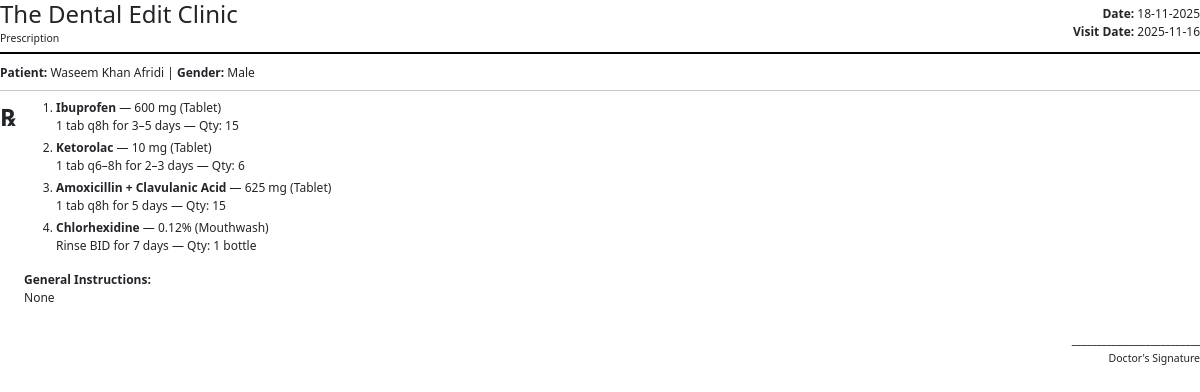
/visit/1/prescription/print (signed in), run on the app's committed database.
### Dentaleditapp.py (models this page shows, shortened)
class Visit(db.Model):
    __tablename__ = 'visits'
    id = db.Column(db.Integer, primary_key=True)
    visit_date = db.Column(
        db.String(20),
        default=datetime.now().strftime("%Y-%m-%d")
    )
    patient_id = db.Column(db.Integer, db.ForeignKey('patients.id'))
    doctor_id = db.Column(db.Integer, db.ForeignKey('dentists.id'))
    chief_complaint = db.Column(db.String(255))
    acute_issue = db.Column(db.String(255))
    bp = db.Column(db.String(50))
    pregnant = db.Column(db.String(10))        # Yes / No
    pregnancy_weeks = db.Column(db.String(20))
    breastfeeding = db.Column(db.String(10))
    notes = db.Column(db.Text)
    attachment = db.Column(db.String(200))
    treatments = db.relationship(
        'Treatment',
        backref='visit',
        cascade="all, delete-orphan",
        lazy='dynamic'
    )
    prescription = db.relationship(
        'VisitPrescription',
        backref='visit',
        uselist=False,
        cascade="all, delete-orphan"
    )

class Patient(db.Model):
    __tablename__ = 'patients'
    id = db.Column(db.Integer, primary_key=True)
    file_no = db.Column(db.String(50), unique=True)
    full_name = db.Column(db.String(150))
    father_or_spouse_name = db.Column(db.String(150))
    gender = db.Column(db.String(20))
    dob_or_age = db.Column(db.String(50))
    marital_status = db.Column(db.String(50))
    occupation = db.Column(db.String(100))
    contact = db.Column(db.String(50))
    email = db.Column(db.String(100))
    cnic = db.Column(db.String(20))
    address = db.Column(db.Text)
    date = db.Column(db.String(20), default=date.today().strftime("%Y-%m-%d"))
    created_by = db.Column(db.String(100))
    heart_disease = db.Column(db.String(10))
    blood_pressure = db.Column(db.String(10))
    diabetes = db.Column(db.String(10))
    asthma = db.Column(db.String(10))
    tuberculosis = db.Column(db.String(10))
    hepatitis = db.Column(db.String(10))
    bleeding_disorder = db.Column(db.String(10))
    epilepsy = db.Column(db.String(10))
    thyroid_disorder = db.Column(db.String(10))
    kidney_disease = db.Column(db.String(10))
    stomach_ulcers = db.Column(db.String(10))
    psychiatric_disorder = db.Column(db.String(10))
    medications = db.Column(db.Text)
    allergies = db.Column(db.Text)
    other_health = db.Column(db.Text)
    pregnant = db.Column(db.String(10))
    breastfeeding = db.Column(db.String(10))
    pregnancy_weeks = db.Column(db.String(20))
    surgery_history = db.Column(db.Text)
    last_dental_visit = db.Column(db.String(50))
    last_dental_reason = db.Column(db.String(50))
    treat_fillings = db.Column(db.String(10))
    treat_rct = db.Column(db.String(10))
    treat_crowns = db.Column(db.String(10))
    treat_extractions = db.Column(db.String(10))
    treat_scaling = db.Column(db.String(10))
    treat_denture = db.Column(db.String(10))
    treat_braces = db.Column(db.String(10))
    treat_implant = db.Column(db.String(10))
    treat_other = db.Column(db.String(100))
    bad_experience = db.Column(db.String(10))
    bad_experience_details = db.Column(db.Text)
    gum_bleeding = db.Column(db.String(10))
    gum_loose = db.Column(db.String(10))
    gum_badbreath = db.Column(db.String(10))
    gum_none = db.Column(db.String(10))
    sensitive_teeth = db.Column(db.String(10))
    frequent_cavities = db.Column(db.String(10))
    caries_none = db.Column(db.String(10))
    fractured_tooth = db.Column(db.String(10))
    jaw_accident = db.Column(db.String(10))
    trauma_none = db.Column(db.String(10))
    prosthesis_crown = db.Column(db.String(10))
    prosthesis_denture = db.Column(db.String(10))
    prosthesis_implant = db.Column(db.String(10))
    prosthesis_braces = db.Column(db.String(10))
    prosthesis_none = db.Column(db.String(10))
    uses_tobacco = db.Column(db.String(10))
    uses_naswar = db.Column(db.String(10))
    uses_paan = db.Column(db.String(10))
    uses_smoke = db.Column(db.String(10))
    smoking_frequency = db.Column(db.String(100))
    tmj_issue = db.Column(db.Text)
    tmj_notes = db.Column(db.Text)
    oral_hygiene = db.Column(db.Text)
    caries_risk = db.Column(db.Text)
    soft_tissue_notes = db.Column(db.Text)
    dental_notes = db.Column(db.Text)
    cases = db.relationship('Case', backref='patient', cascade="all, delete-orphan", lazy='joined')
    treatments = db.relationship('Treatment', backref='patient', cascade="all, delete-orphan", lazy='joined')
    visits = db.relationship('Visit', backref='patient', cascade="all, delete-orphan", lazy=True)

class PrescriptionItem(db.Model):
    __tablename__ = "prescription_items"
    id = db.Column(db.Integer, primary_key=True)
    prescription_id = db.Column(
        db.Integer,
        db.ForeignKey("visit_prescriptions.id"),
        nullable=False
    )
    drug_name = db.Column(db.String(120), nullable=False)
    dosage_form = db.Column(db.String(120))
    strength = db.Column(db.String(120))
    quantity = db.Column(db.String(50))
    frequency = db.Column(db.String(120))
    duration = db.Column(db.String(120))
    notes = db.Column(db.String(255))

class VisitPrescription(db.Model):
    __tablename__ = "visit_prescriptions"
    id = db.Column(db.Integer, primary_key=True)
    visit_id = db.Column(db.Integer, db.ForeignKey("visits.id"), unique=True, nullable=False)
    notes = db.Column(db.Text)
    items = db.relationship(
        "PrescriptionItem",
        backref="prescription",
        cascade="all, delete-orphan",
        lazy=True
    )

### Dentaleditapp.py (the view)
@app.route("/visit/<int:visit_id>/prescription/print")
def print_visit_prescription(visit_id):
    if not require_role(["doctor", "assistant"]):
        return redirect(url_for("login"))
    visit = Visit.query.get_or_404(visit_id)
    prescription = VisitPrescription.query.filter_by(visit_id=visit.id).first()
    if not prescription:
        flash("No prescription available to print for this visit.", "warning")
        return redirect(url_for("view_patient", patient_id=visit.patient_id) + "#visits")
    return render_template(
        "print_visit_prescription.html",
        visit=visit,
        patient=visit.patient,
        prescription=prescription,
        items=prescription.items,    # ← Items to print
        today=datetime.now().strftime("%d-%m-%Y")
    )

### Dentaleditapp.py (called while the page is built)
def require_role(roles):
    return session.get("role") in roles

### templates/print_visit_prescription.html (shortened to what this page needs)
<!DOCTYPE html>
<html lang="en">
<head>
  <link href="https://cdn.jsdelivr.net/npm/bootstrap@5.3.0/dist/css/bootstrap.min.css" rel="stylesheet">
</head>
<body onload="window.print()">
<div class="clinic-header d-flex justify-content-between align-items-center">
  <div>
    <h4 class="mb-0">The Dental Edit Clinic</h4>
    <small>Prescription</small>
  </div>
  <div class="text-end">
    <div><strong>Date:</strong> {{ today }}</div>
    <div><strong>Visit Date:</strong> {{ visit.visit_date }}</div>
  </div>
</div>
<div class="mb-2">
  <strong>Patient:</strong> {{ patient.full_name }}
  {% if patient.gender %} | <strong>Gender:</strong> {{ patient.gender }}{% endif %}
</div>
<hr class="my-2">
<div class="d-flex mb-2">
  <div class="me-2 rx-symbol">℞</div>
  <div class="flex-grow-1">
    {% if items %}
      <ol class="mb-2">
        {% for it in items %}
        <li class="mb-1">
          <strong>{{ it.drug_name }}</strong>
          {% if it.strength %} — {{ it.strength }}{% endif %}
          {% if it.dosage_form %} ({{ it.dosage_form }}){% endif %}<br>
          {% if it.frequency %}{{ it.frequency }}{% endif %}
          {% if it.duration %} for {{ it.duration }}{% endif %}
          {% if it.quantity %} — Qty: {{ it.quantity }}{% endif %}<br>
        </li>
        {% endfor %}
      </ol>
    {% else %}
      <p>No medicines listed.</p>
    {% endif %}
    {% if prescription.notes %}
    <div class="mt-3">
      <strong>General Instructions:</strong><br>
      {{ prescription.notes }}
    </div>
    {% endif %}
  </div>
</div>
<div class="text-end mt-4">
  <strong>__________________________</strong><br>
  <small>Doctor's Signature</small>
</div>
</body>
</html>

### templates/print_visit_prescription.html (style rules this page uses)
body { font-size: 12px; }
.clinic-header { border-bottom: 2px solid #000; margin-bottom: 10px; padding-bottom: 5px; }
.rx-symbol { font-size: 24px; font-weight: bold; }

### data on the page
Visit: visit_date "2025-11-16"
Patient: full_name "Waseem Khan Afridi", gender "Male"
PrescriptionItem: drug_name "Ibuprofen", strength "600 mg", dosage_form "Tablet", frequency "1 tab q8h", duration "3–5 days", quantity "15"
PrescriptionItem: drug_name "Ketorolac", strength "10 mg", dosage_form "Tablet", frequency "1 tab q6–8h", duration "2–3 days", quantity "6"
PrescriptionItem: drug_name "Amoxicillin + Clavulanic Acid", strength "625 mg", dosage_form "Tablet", frequency "1 tab q8h", duration "5 days", quantity "15"
PrescriptionItem: drug_name "Chlorhexidine", strength "0.12%", dosage_form "Mouthwash", frequency "Rinse BID", duration "7 days", quantity "1 bottle"
VisitPrescription: notes "None"
